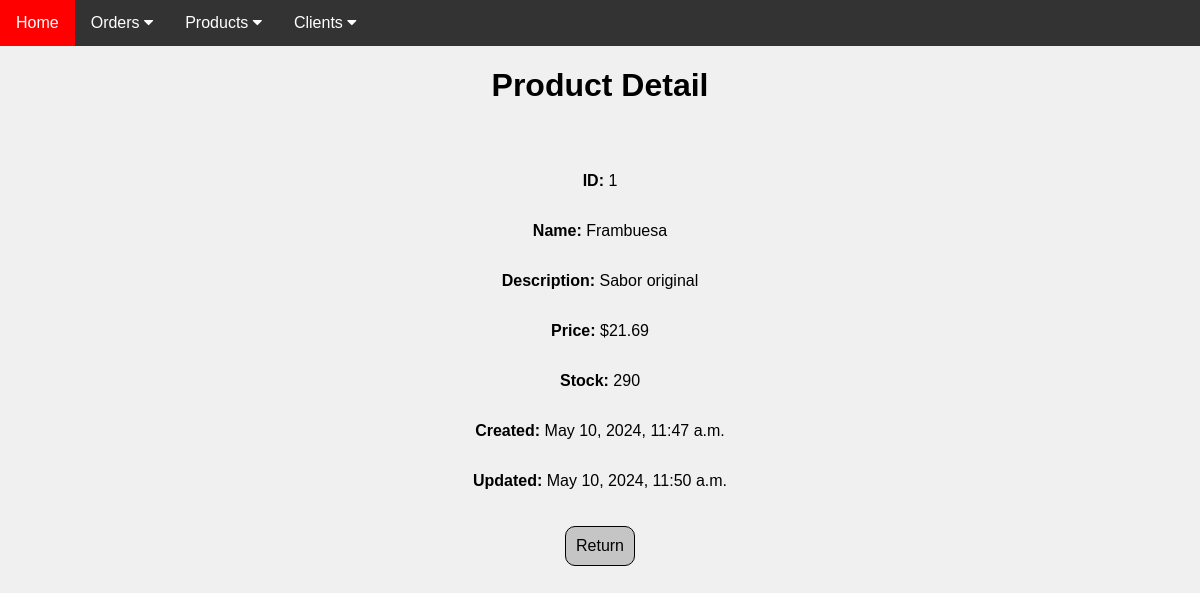
/products/1, run on the app's committed database.
### products/models.py (models this page shows, shortened)
class Product(models.Model):
    name = models.CharField(max_length=60)
    description = models.TextField()
    price = models.DecimalField(max_digits=10, decimal_places=2)
    stock = models.IntegerField()
    created_at = models.DateTimeField(auto_now_add=True)
    updated_at = models.DateTimeField(auto_now=True)

### products/views.py (the view)
# urls.py: path('products/<int:pk>', views.product_detail, name='product_detail'),
def product_detail(request, pk):
    product = get_object_or_404(Product, pk=pk)
    return render(request, 'product_detail.html', {'product': product})

### products/templates/product_detail.html (shortened to what this page needs)
{% load static %}
<!DOCTYPE html>
<html lang="en">
<head>
    <link rel="stylesheet" type="text/css" href="{% static 'css/orders.css' %}">
</head>
<body>
    {% include 'navbar.html' %}
    <h1>Product Detail</h1>
    <div class="card">
        <p><b>ID:</b> {{ product.id }}</p>
        <p><b>Name:</b> {{product.name}}</p>
        <p><b>Description:</b> {{product.description}}</p>
        <p><b>Price:</b> ${{ product.price }}</p>
        <p><b>Stock:</b> {{product.stock}}</p>
        <p><b>Created:</b> {{product.created_at}}</p>
        <p><b>Updated:</b> {{product.updated_at}}</p>
        <div class="option">
            <a href="{% url 'product_list' %}">Return</a>
        </div>
    </div>
</body>
</html>

### orders/static/css/orders.css (style rules this page uses)
body { margin: 0%; }
.option { display: inline-flex; }
.option a { display: inline-flex; margin-top: 20px; margin-inline-start: 10px; margin-inline-end: 10px; background-color: #c6c5c5; text-decoration: none; color:black; padding: 10px; border-radius: 10px; border: 1px black solid; font-family: sans-serif; }
h1,label,p { font-family: sans-serif; text-align: center; }
.card { padding-top: 30px; display: flex; justify-content: center; align-items: center; height: 100%; flex-direction: column; }

### static/css/navbar.css (style rules this page uses)
body { background-color: #f0f0f0; }

### data on the page
Product: id "1", name "Frambuesa", description "Sabor original", price "21.69", stock "290", created_at "May 10, 2024, 11:47 a.m.", updated_at "May 10, 2024, 11:50 a.m."
